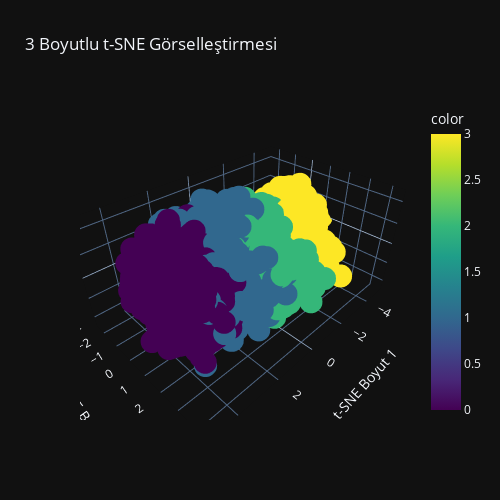

Notebook code cell kept with this figure:
### Code cell
# DataFrame
df_tsne = pd.DataFrame({
    'tsne1': X_reduced[:, 0],
    'tsne2': X_reduced[:, 1],
    'tsne3': X_reduced[:, 2],
    'label': y_balanced
})

# Etkileşimli 3B scatter plot
fig = px.scatter_3d(df_tsne, x='tsne1', y='tsne2', z='tsne3',
                    color=y_balanced,
                    title='3 Boyutlu t-SNE Görselleştirmesi',
                    labels={'tsne1': 't-SNE Boyut 1',
                            'tsne2': 't-SNE Boyut 2',
                            'tsne3': 't-SNE Boyut 3'},
                    color_continuous_scale='viridis')

fig.update_layout(
    width=500,  # piksel cinsinden genişlik
    height=500, # piksel cinsinden yükseklik
    autosize=False  # otomatik boyutlandırmayı kapat
)


fig.show()

### Figure 1 — Plotly figure (JSON) as saved in the notebook; plotly's stock layout.template omitted (floating-point values rounded to 4 significant figures; data arrays with more than 128 entries replaced by an {"elided": "..."} marker saying what was removed)
{"data": [{"hovertemplate": "t-SNE Boyut 1=%{x}<br>t-SNE Boyut 2=%{y}<br>t-SNE Boyut 3=%{z}<br>color=%{marker.color}<extra></extra>", "legendgroup": "", "marker": {"color": {"elided": "7936 float values"}, "coloraxis": "coloraxis", "symbol": "circle"}, "mode": "markers", "name": "", "scene": "scene", "showlegend": false, "x": {"elided": "7936 float values"}, "y": {"elided": "7936 float values"}, "z": {"elided": "7936 float values"}, "type": "scatter3d"}], "layout": {"scene": {"domain": {"x": [0.0, 1.0], "y": [0.0, 1.0]}, "xaxis": {"title": {"text": "t-SNE Boyut 1"}}, "yaxis": {"title": {"text": "t-SNE Boyut 2"}}, "zaxis": {"title": {"text": "t-SNE Boyut 3"}}}, "coloraxis": {"colorbar": {"title": {"text": "color"}}, "colorscale": [[0.0, "#440154"], [0.1111, "#482878"], [0.2222, "#3e4989"], [0.3333, "#31688e"], [0.4444, "#26828e"], [0.5556, "#1f9e89"], [0.6667, "#35b779"], [0.7778, "#6ece58"], [0.8889, "#b5de2b"], [1.0, "#fde725"]]}, "legend": {"tracegroupgap": 0}, "title": {"text": "3 Boyutlu t-SNE Görselleştirmesi"}, "width": 500, "height": 500, "autosize": false}}
